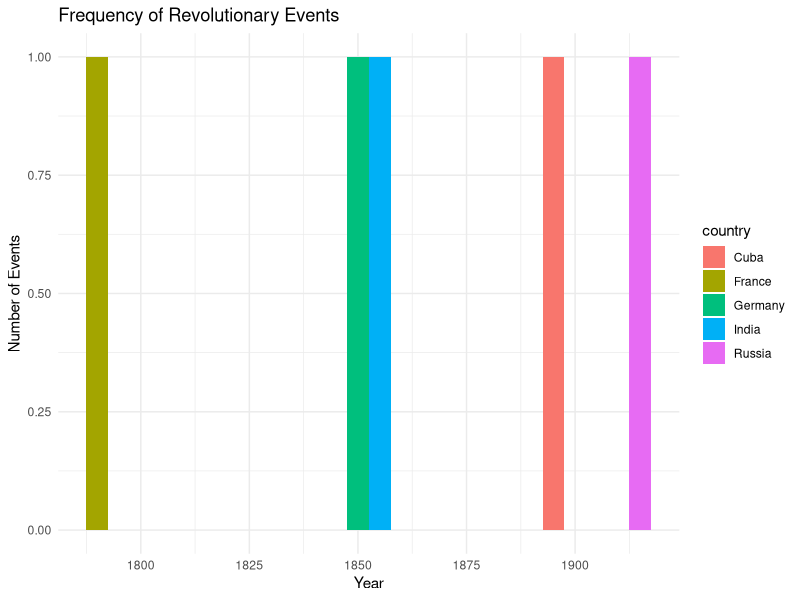

The R script that drew this image:
## ---- chunk 1
library(tidyverse)
library(here)
revolutions <- read_csv(here::here("assets/datasets/revolution_events.csv"))

revolutions %>%
  ggplot(aes(x = year, fill = country)) +
  geom_histogram(binwidth = 5) +
  labs(title = "Frequency of Revolutionary Events",
       x = "Year", y = "Number of Events") +
  theme_minimal()
